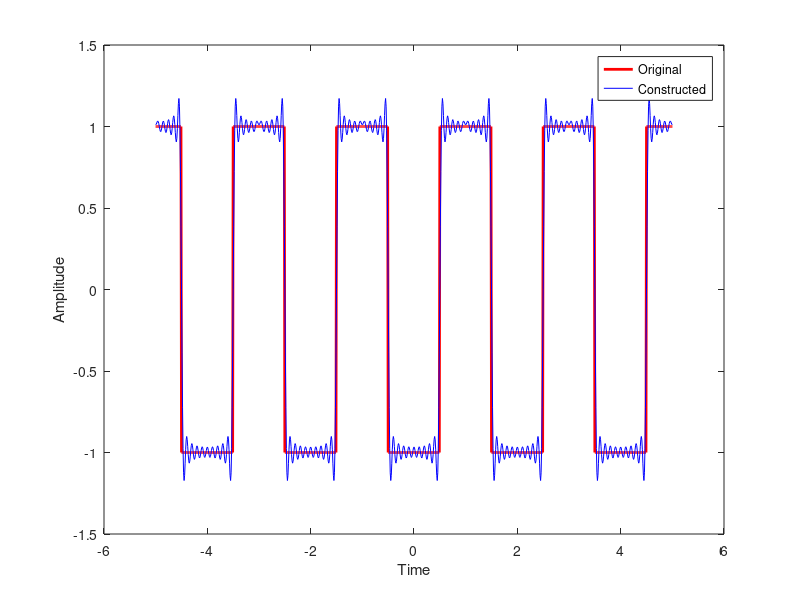

Here is the MATLAB script that generated this plot:

% To represents signals using cosine functions and Fourier series

ncoef=20;   %number of Fourier Series coefficients

% Generate a signal, select one only

gauss=0;
rectangle=1;
trangle=0;
if (gauss) 
w=1.0;
t=-5:0.01:5;
d=-5:2*w:5;
y2=2*pulstran(t,d,'gauspuls',w)-0;
elseif (rectangle)
w=1.0;
t=-5:0.01:5;
d=-5:2*w:5;
y2=2*pulstran(t,d,'rectpuls',w)-1;
else
w=1.0;
t=-5:0.01:5;
d=-5:1*w:5;
y2=2*pulstran(t,d,'tripuls',w)-1;
end    
figure
plot(t,y2,'r-','Linewidth',2);
cs=zeros(1,length(t));

% Set number of coefficients

for i=0:ncoef

% Compute Coefficiennts of Fourier series

ci = 2*sum(cos(i*pi*t).*y2)/(length(t));    

% Add cosines with coef

cs = cs + ci*cos(i*pi*t);
end
hold on
plot(t,cs,'b-')
ylabel('Amplitude')
xlabel('Time')
legend('Original','Constructed')
